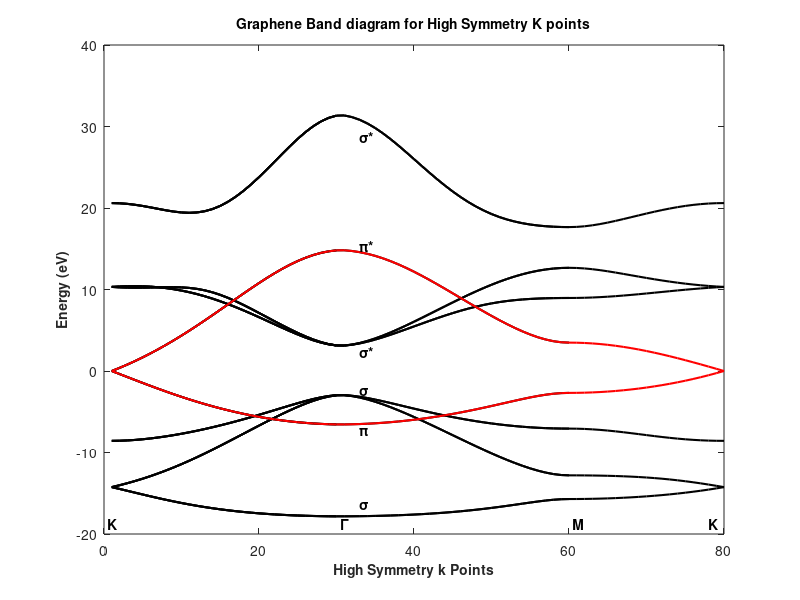

Write the MATLAB code that produced this figure. (Note: this script raises an error after producing the figure.)
clc
clear all
clear figure
a = 2.46*10^(-10);          % real lattice constant
% Parameters
Hss = -6.769; Hsp = -5.580; Hs = -5.037; Hp = -3.033;      
Sss =  0.212; Ssp =  0.102; Ss =  0.146; Sp =  0.129;
E2s = -8.868;
%%%%%%%%%%%%%%%%%%%%%%%%%%%%%%%%%%%%%%%%%%%%
%            K to Gamma                    %
%%%%%%%%%%%%%%%%%%%%%%%%%%%%%%%%%%%%%%%%%%%%
for n=1:30
    kxx = (2*pi/(sqrt(3)*a))*(1-((n-1)/30));
    kyy = ((2*pi/(3*a))*(1-((n-1)/30)));
    H=zeros(6);
    H(1,1) = E2s;
    H(1,4) = Hss*(exp(i*kxx*(a/sqrt(3))) ...
        + 2*exp(-i*kxx*(a/(2*sqrt(3))))*cos(kyy*a/2));
    H(1,5) = Hsp*(-exp(i*kxx*(a/sqrt(3))) ...
        + exp(-i*kxx*(a/(2*sqrt(3))))*cos(kyy*a/2));
    H(1,6) = -i*sqrt(3)*Hsp*exp(-i*kxx*a/...
        (2*sqrt(3)))*sin(kyy*a/2);
    H(2,4) = Hsp*(exp(i*kxx*(a/sqrt(3))) ...
        - exp(-i*kxx*(a/(2*sqrt(3))))*cos(kyy*a/2));
    H(2,5) = -Hs*exp(i*kxx*a/sqrt(3)) ...
        + (1/2)*exp(-i*kxx*a/(2*sqrt(3)))*(-Hs+3*Hp)*cos(kyy*a/2);
    H(2,6) = i*(sqrt(3)/2)*(Hs+Hp)...
        *exp(-i*kxx*a/(2*sqrt(3)))*sin(kyy*a/2);
    H(3,4) = i*sqrt(3)*Hsp*exp(-i*kxx*a/...
        (2*sqrt(3)))*sin(kyy*a/2);
    H(3,5) = i*(sqrt(3)/2)*(Hp+Hs)...
        *exp(-i*kxx*a/(2*sqrt(3)))*sin(kyy*a/2);
    H(3,6) = exp(i*kxx*a/sqrt(3))*Hp ...
        + (1/2)*exp(-i*kxx*a/(2*sqrt(3)))*(-3*Hs + Hp)*cos(kyy*a/2);
    
    H(4,1) = Hss*(exp(-i*kxx*(a/sqrt(3))) ...
        + 2*exp(i*kxx*(a/(2*sqrt(3))))*cos(kyy*a/2));
    H(4,2) = Hsp*(exp(-i*kxx*(a/sqrt(3))) ...
        - exp(i*kxx*(a/(2*sqrt(3))))*cos(kyy*a/2));
    H(4,3) = -i*sqrt(3)*Hsp*exp(i*kxx*a/(2*sqrt(3)))*sin(kyy*a/2);
    H(4,4) = E2s;
    H(5,1) = Hsp*(-exp(-i*kxx*(a/sqrt(3))) ...
        + exp(i*kxx*(a/(2*sqrt(3))))*cos(kyy*a/2));
    H(5,2) = -Hs*exp(-i*kxx*a/sqrt(3)) ...
        + (1/2)*exp(i*kxx*a/(2*sqrt(3)))*(-Hs+3*Hp)*cos(kyy*a/2);
    H(5,3) = -i*(sqrt(3)/2)*(Hp+Hs)...
        *exp(i*kxx*a/(2*sqrt(3)))*sin(kyy*a/2);
    H(6,1) = i*sqrt(3)*Hsp*exp(i*kxx*a/...
        (2*sqrt(3)))*sin(kyy*a/2);
    H(6,2) = -i*(sqrt(3)/2)*(Hs+Hp)*...
        exp(i*kxx*a/(2*sqrt(3)))*sin(kyy*a/2);
    H(6,3) = exp(-i*kxx*a/sqrt(3))*Hp + ...
        (1/2)*exp(i*kxx*a/(2*sqrt(3)))*(-3*Hs + Hp)*cos(kyy*a/2);
    S=zeros(6);
    S(1,1) = 1;
    S(1,4) = Sss*(exp(i*kxx*(a/sqrt(3))) + ...
        2*exp(-i*kxx*(a/(2*sqrt(3))))*cos(kyy*a/2));
    S(1,5) = Ssp*(-exp(i*kxx*(a/sqrt(3))) + ...
        exp(-i*kxx*(a/(2*sqrt(3))))*cos(kyy*a/2));
    S(1,6) = -i*sqrt(3)*Ssp*exp(-i*kxx*a/...
        (2*sqrt(3)))*sin(kyy*a/2);
    S(2,2) = 1;
    S(2,4) = Ssp*(exp(i*kxx*(a/sqrt(3))) - ...
        exp(-i*kxx*(a/(2*sqrt(3))))*cos(kyy*a/2));
    S(2,5) = -Ss*exp(i*kxx*a/sqrt(3)) + ...
        (1/2)*exp(-i*kxx*a/(2*sqrt(3)))*...
        (-Ss+3*Sp)*cos(kyy*a/2);
    S(2,6) = i*(sqrt(3)/2)*(Ss+Sp)*...
        exp(-i*kxx*a/(2*sqrt(3)))*sin(kyy*a/2);
    S(3,3) = 1;
    S(3,4) = i*sqrt(3)*Ssp*exp(-i*kxx*a/...
        (2*sqrt(3)))*sin(kyy*a/2);
    S(3,5) = i*(sqrt(3)/2)*(Sp+Ss)*...
        exp(-i*kxx*a/(2*sqrt(3)))*sin(kyy*a/2);
    S(3,6) = exp(i*kxx*a/sqrt(3))*Sp + ...
        (1/2)*exp(-i*kxx*a/(2*sqrt(3)))*(-3*Ss + Sp)*cos(kyy*a/2);
    S(4,1) = Sss*(exp(-i*kxx*(a/sqrt(3))) +...
        2*exp(i*kxx*(a/(2*sqrt(3))))*cos(kyy*a/2));
    S(4,2) = Ssp*(exp(-i*kxx*(a/sqrt(3))) ...
        - exp(i*kxx*(a/(2*sqrt(3))))*cos(kyy*a/2));
    S(4,3) = -i*sqrt(3)*Ssp*exp(i*kxx*a/...
        (2*sqrt(3)))*sin(kyy*a/2);
    S(4,4) = 1;
    S(5,1) = Ssp*(-exp(-i*kxx*(a/sqrt(3))) + ...
        exp(i*kxx*(a/(2*sqrt(3))))*cos(kyy*a/2));
    S(5,2) = -Ss*exp(-i*kxx*a/sqrt(3)) + ...
        (1/2)*exp(i*kxx*a/(2*sqrt(3)))*(-Ss+3*Sp)*cos(kyy*a/2);
    S(5,3) = -i*(sqrt(3)/2)*(Sp+Ss)*...
        exp(i*kxx*a/(2*sqrt(3)))*sin(kyy*a/2);
    S(5,5) = 1;  
    S(6,1) = i*sqrt(3)*Ssp*exp(i*kxx*a/(2*sqrt(3)))*sin(kyy*a/2);
    S(6,2) = -i*(sqrt(3)/2)*(Ss+Sp)*...
        exp(i*kxx*a/(2*sqrt(3)))*sin(kyy*a/2);
    S(6,3) = exp(-i*kxx*a/sqrt(3))*Sp + ...
        (1/2)*exp(i*kxx*a/(2*sqrt(3)))*(-3*Ss + Sp)*cos(kyy*a/2);
    S(6,6) = 1;
    [V,D] = eig(H,S);
    E_1(n) = D(1,1);
    E_2(n) = D(2,2);
    E_3(n) = D(3,3);
    E_4(n) = D(4,4);
    E_5(n) = D(5,5);
    E_6(n) = D(6,6);
end
plot(E_1,'color','k','LineWidth',1.5)
hold on
plot(E_2,'color','k','LineWidth',1.5)
hold on
plot(E_3,'color','k','LineWidth',1.5)
hold on
plot(E_4,'color','k','LineWidth',1.5)
hold on
plot(E_5,'color','k','LineWidth',1.5)
hold on
plot(E_6,'color','k','LineWidth',1.5)
%%%%%%%%%%%%%%%%%%%%%%%%%%%%%%%%%%%%%%%%%%%%
%            Gamma to M                    %
%%%%%%%%%%%%%%%%%%%%%%%%%%%%%%%%%%%%%%%%%%%%
for n=31:60
    kxx = (2*pi/(sqrt(3)*a))*((n-30)/30);
    kyy = (0*n);
    H=zeros(6);
    H(1,1) = E2s;
    H(1,4) = Hss*(exp(i*kxx*(a/sqrt(3))) ...
        + 2*exp(-i*kxx*(a/(2*sqrt(3))))*cos(kyy*a/2));
    H(1,5) = Hsp*(-exp(i*kxx*(a/sqrt(3))) ...
        + exp(-i*kxx*(a/(2*sqrt(3))))*cos(kyy*a/2));
    H(1,6) = -i*sqrt(3)*Hsp*exp(-i*kxx*a/...
        (2*sqrt(3)))*sin(kyy*a/2);
    H(2,4) = Hsp*(exp(i*kxx*(a/sqrt(3))) ...
        - exp(-i*kxx*(a/(2*sqrt(3))))*cos(kyy*a/2));
    H(2,5) = -Hs*exp(i*kxx*a/sqrt(3)) ...
        + (1/2)*exp(-i*kxx*a/(2*sqrt(3)))*(-Hs+3*Hp)*cos(kyy*a/2);
    H(2,6) = i*(sqrt(3)/2)*(Hs+Hp)...
        *exp(-i*kxx*a/(2*sqrt(3)))*sin(kyy*a/2);
    H(3,4) = i*sqrt(3)*Hsp*exp(-i*kxx*a/...
        (2*sqrt(3)))*sin(kyy*a/2);
    H(3,5) = i*(sqrt(3)/2)*(Hp+Hs)...
        *exp(-i*kxx*a/(2*sqrt(3)))*sin(kyy*a/2);
    H(3,6) = exp(i*kxx*a/sqrt(3))*Hp ...
        + (1/2)*exp(-i*kxx*a/(2*sqrt(3)))*(-3*Hs + Hp)*cos(kyy*a/2);
    H(4,1) = Hss*(exp(-i*kxx*(a/sqrt(3))) ...
        + 2*exp(i*kxx*(a/(2*sqrt(3))))*cos(kyy*a/2));
    H(4,2) = Hsp*(exp(-i*kxx*(a/sqrt(3))) ...
        - exp(i*kxx*(a/(2*sqrt(3))))*cos(kyy*a/2));
    H(4,3) = -i*sqrt(3)*Hsp*exp(i*kxx*a/(2*sqrt(3)))*sin(kyy*a/2);
    H(4,4) = E2s; 
    H(5,1) = Hsp*(-exp(-i*kxx*(a/sqrt(3))) ...
        + exp(i*kxx*(a/(2*sqrt(3))))*cos(kyy*a/2));
    H(5,2) = -Hs*exp(-i*kxx*a/sqrt(3)) ...
        + (1/2)*exp(i*kxx*a/(2*sqrt(3)))*(-Hs+3*Hp)*cos(kyy*a/2);
    H(5,3) = -i*(sqrt(3)/2)*(Hp+Hs)...
        *exp(i*kxx*a/(2*sqrt(3)))*sin(kyy*a/2);
    H(6,1) = i*sqrt(3)*Hsp*exp(i*kxx*a/...
        (2*sqrt(3)))*sin(kyy*a/2);
    H(6,2) = -i*(sqrt(3)/2)*(Hs+Hp)*...
        exp(i*kxx*a/(2*sqrt(3)))*sin(kyy*a/2);
    H(6,3) = exp(-i*kxx*a/sqrt(3))*Hp + ...
        (1/2)*exp(i*kxx*a/(2*sqrt(3)))*(-3*Hs + Hp)*cos(kyy*a/2);
    S=zeros(6);
    S(1,1) = 1;
    S(1,4) = Sss*(exp(i*kxx*(a/sqrt(3))) + ...
        2*exp(-i*kxx*(a/(2*sqrt(3))))*cos(kyy*a/2));
    S(1,5) = Ssp*(-exp(i*kxx*(a/sqrt(3))) + ...
        exp(-i*kxx*(a/(2*sqrt(3))))*cos(kyy*a/2));
    S(1,6) = -i*sqrt(3)*Ssp*exp(-i*kxx*a/...
        (2*sqrt(3)))*sin(kyy*a/2);
    S(2,2) = 1;
    S(2,4) = Ssp*(exp(i*kxx*(a/sqrt(3))) - ...
        exp(-i*kxx*(a/(2*sqrt(3))))*cos(kyy*a/2));
    S(2,5) = -Ss*exp(i*kxx*a/sqrt(3)) + ...
        (1/2)*exp(-i*kxx*a/(2*sqrt(3)))*...
        (-Ss+3*Sp)*cos(kyy*a/2);
    S(2,6) = i*(sqrt(3)/2)*(Ss+Sp)*...
        exp(-i*kxx*a/(2*sqrt(3)))*sin(kyy*a/2);
    S(3,3) = 1;
    S(3,4) = i*sqrt(3)*Ssp*exp(-i*kxx*a/...
        (2*sqrt(3)))*sin(kyy*a/2);
    S(3,5) = i*(sqrt(3)/2)*(Sp+Ss)*...
        exp(-i*kxx*a/(2*sqrt(3)))*sin(kyy*a/2);
    S(3,6) = exp(i*kxx*a/sqrt(3))*Sp + ...
        (1/2)*exp(-i*kxx*a/(2*sqrt(3)))*(-3*Ss + Sp)*cos(kyy*a/2);
    S(4,1) = Sss*(exp(-i*kxx*(a/sqrt(3))) +...
        2*exp(i*kxx*(a/(2*sqrt(3))))*cos(kyy*a/2));
    S(4,2) = Ssp*(exp(-i*kxx*(a/sqrt(3))) ...
        - exp(i*kxx*(a/(2*sqrt(3))))*cos(kyy*a/2));
    S(4,3) = -i*sqrt(3)*Ssp*exp(i*kxx*a/...
        (2*sqrt(3)))*sin(kyy*a/2);
    S(4,4) = 1;
    S(5,1) = Ssp*(-exp(-i*kxx*(a/sqrt(3))) + ...
        exp(i*kxx*(a/(2*sqrt(3))))*cos(kyy*a/2));
    S(5,2) = -Ss*exp(-i*kxx*a/sqrt(3)) + ...
        (1/2)*exp(i*kxx*a/(2*sqrt(3)))*(-Ss+3*Sp)*cos(kyy*a/2);
    S(5,3) = -i*(sqrt(3)/2)*(Sp+Ss)*...
        exp(i*kxx*a/(2*sqrt(3)))*sin(kyy*a/2);
    S(5,5) = 1;
    S(6,1) = i*sqrt(3)*Ssp*exp(i*kxx*a/(2*sqrt(3)))*sin(kyy*a/2);
    S(6,2) = -i*(sqrt(3)/2)*(Ss+Sp)*...
        exp(i*kxx*a/(2*sqrt(3)))*sin(kyy*a/2);
    S(6,3) = exp(-i*kxx*a/sqrt(3))*Sp + ...
        (1/2)*exp(i*kxx*a/(2*sqrt(3)))*(-3*Ss + Sp)*cos(kyy*a/2);
    S(6,6) = 1;
    [V,D] = eig(H,S);
    E_1(n) = D(1,1);
    E_2(n) = D(2,2);
    E_3(n) = D(3,3);
    E_4(n) = D(4,4);
    E_5(n) = D(5,5);
    E_6(n) = D(6,6);
end
plot(E_1,'color','k','LineWidth',1.5)
hold on
plot(E_2,'color','k','LineWidth',1.5)
hold on
plot(E_3,'color','k','LineWidth',1.5)
hold on
plot(E_4,'color','k','LineWidth',1.5)
hold on
plot(E_5,'color','k','LineWidth',1.5)
hold on
plot(E_6,'color','k','LineWidth',1.5)
%%%%%%%%%%%%%%%%%%%%%%%%%%%%%%%%%%%%%%%%%%%%
%            M to K                        %
%%%%%%%%%%%%%%%%%%%%%%%%%%%%%%%%%%%%%%%%%%%%
for n=61:80
    kxx = (2*pi/(sqrt(3)*a));
    kyy = ((2*pi/(3*a))*((n-60)/20));
        H=zeros(6);
    H(1,1) = E2s;
    H(1,4) = Hss*(exp(i*kxx*(a/sqrt(3))) ...
        + 2*exp(-i*kxx*(a/(2*sqrt(3))))*cos(kyy*a/2));
    H(1,5) = Hsp*(-exp(i*kxx*(a/sqrt(3))) ...
        + exp(-i*kxx*(a/(2*sqrt(3))))*cos(kyy*a/2));
    H(1,6) = -i*sqrt(3)*Hsp*exp(-i*kxx*a/...
        (2*sqrt(3)))*sin(kyy*a/2);
    H(2,4) = Hsp*(exp(i*kxx*(a/sqrt(3))) ...
        - exp(-i*kxx*(a/(2*sqrt(3))))*cos(kyy*a/2));
    H(2,5) = -Hs*exp(i*kxx*a/sqrt(3)) ...
        + (1/2)*exp(-i*kxx*a/(2*sqrt(3)))*(-Hs+3*Hp)*cos(kyy*a/2);
    H(2,6) = i*(sqrt(3)/2)*(Hs+Hp)...
        *exp(-i*kxx*a/(2*sqrt(3)))*sin(kyy*a/2);
    H(3,4) = i*sqrt(3)*Hsp*exp(-i*kxx*a/...
        (2*sqrt(3)))*sin(kyy*a/2);
    H(3,5) = i*(sqrt(3)/2)*(Hp+Hs)...
        *exp(-i*kxx*a/(2*sqrt(3)))*sin(kyy*a/2);
    H(3,6) = exp(i*kxx*a/sqrt(3))*Hp ...
        + (1/2)*exp(-i*kxx*a/(2*sqrt(3)))*(-3*Hs + Hp)*cos(kyy*a/2);
    H(4,1) = Hss*(exp(-i*kxx*(a/sqrt(3))) ...
        + 2*exp(i*kxx*(a/(2*sqrt(3))))*cos(kyy*a/2));
    H(4,2) = Hsp*(exp(-i*kxx*(a/sqrt(3))) ...
        - exp(i*kxx*(a/(2*sqrt(3))))*cos(kyy*a/2));
    H(4,3) = -i*sqrt(3)*Hsp*exp(i*kxx*a/(2*sqrt(3)))*sin(kyy*a/2);
    H(4,4) = E2s;
    H(5,1) = Hsp*(-exp(-i*kxx*(a/sqrt(3))) ...
        + exp(i*kxx*(a/(2*sqrt(3))))*cos(kyy*a/2));
    H(5,2) = -Hs*exp(-i*kxx*a/sqrt(3)) ...
        + (1/2)*exp(i*kxx*a/(2*sqrt(3)))*(-Hs+3*Hp)*cos(kyy*a/2);
    H(5,3) = -i*(sqrt(3)/2)*(Hp+Hs)...
        *exp(i*kxx*a/(2*sqrt(3)))*sin(kyy*a/2);
    H(6,1) = i*sqrt(3)*Hsp*exp(i*kxx*a/...
        (2*sqrt(3)))*sin(kyy*a/2);
    H(6,2) = -i*(sqrt(3)/2)*(Hs+Hp)*...
        exp(i*kxx*a/(2*sqrt(3)))*sin(kyy*a/2);
    H(6,3) = exp(-i*kxx*a/sqrt(3))*Hp + ...
        (1/2)*exp(i*kxx*a/(2*sqrt(3)))*(-3*Hs + Hp)*cos(kyy*a/2);
    S=zeros(6);
    S(1,1) = 1;
    S(1,4) = Sss*(exp(i*kxx*(a/sqrt(3))) + ...
        2*exp(-i*kxx*(a/(2*sqrt(3))))*cos(kyy*a/2));
    S(1,5) = Ssp*(-exp(i*kxx*(a/sqrt(3))) + ...
        exp(-i*kxx*(a/(2*sqrt(3))))*cos(kyy*a/2));
    S(1,6) = -i*sqrt(3)*Ssp*exp(-i*kxx*a/...
        (2*sqrt(3)))*sin(kyy*a/2);
    S(2,2) = 1;
    S(2,4) = Ssp*(exp(i*kxx*(a/sqrt(3))) - ...
        exp(-i*kxx*(a/(2*sqrt(3))))*cos(kyy*a/2));
    S(2,5) = -Ss*exp(i*kxx*a/sqrt(3)) + ...
        (1/2)*exp(-i*kxx*a/(2*sqrt(3)))*...
        (-Ss+3*Sp)*cos(kyy*a/2);
    S(2,6) = i*(sqrt(3)/2)*(Ss+Sp)*...
        exp(-i*kxx*a/(2*sqrt(3)))*sin(kyy*a/2);
    S(3,3) = 1;
    S(3,4) = i*sqrt(3)*Ssp*exp(-i*kxx*a/...
        (2*sqrt(3)))*sin(kyy*a/2);
    S(3,5) = i*(sqrt(3)/2)*(Sp+Ss)*...
        exp(-i*kxx*a/(2*sqrt(3)))*sin(kyy*a/2);
    S(3,6) = exp(i*kxx*a/sqrt(3))*Sp + ...
        (1/2)*exp(-i*kxx*a/(2*sqrt(3)))*(-3*Ss + Sp)*cos(kyy*a/2);
    S(4,1) = Sss*(exp(-i*kxx*(a/sqrt(3))) +...
        2*exp(i*kxx*(a/(2*sqrt(3))))*cos(kyy*a/2));
    S(4,2) = Ssp*(exp(-i*kxx*(a/sqrt(3))) ...
        - exp(i*kxx*(a/(2*sqrt(3))))*cos(kyy*a/2));
    S(4,3) = -i*sqrt(3)*Ssp*exp(i*kxx*a/...
        (2*sqrt(3)))*sin(kyy*a/2);
    S(4,4) = 1;
    S(5,1) = Ssp*(-exp(-i*kxx*(a/sqrt(3))) + ...
        exp(i*kxx*(a/(2*sqrt(3))))*cos(kyy*a/2));
    S(5,2) = -Ss*exp(-i*kxx*a/sqrt(3)) + ...
        (1/2)*exp(i*kxx*a/(2*sqrt(3)))*(-Ss+3*Sp)*cos(kyy*a/2);
    S(5,3) = -i*(sqrt(3)/2)*(Sp+Ss)*...
        exp(i*kxx*a/(2*sqrt(3)))*sin(kyy*a/2);
    S(5,5) = 1;
    S(6,1) = i*sqrt(3)*Ssp*exp(i*kxx*a/(2*sqrt(3)))*sin(kyy*a/2);
    S(6,2) = -i*(sqrt(3)/2)*(Ss+Sp)*...
        exp(i*kxx*a/(2*sqrt(3)))*sin(kyy*a/2);
    S(6,3) = exp(-i*kxx*a/sqrt(3))*Sp + ...
        (1/2)*exp(i*kxx*a/(2*sqrt(3)))*(-3*Ss + Sp)*cos(kyy*a/2);
    S(6,6) = 1;  
    [V,D] = eig(H,S);
    E_1(n) = D(1,1);
    E_2(n) = D(2,2);
    E_3(n) = D(3,3);
    E_4(n) = D(4,4);
    E_5(n) = D(5,5);
    E_6(n) = D(6,6);
end
plot(E_1,'color','k','LineWidth',1.5)
hold on
plot(E_2,'color','k','LineWidth',1.5)
hold on
plot(E_3,'color','k','LineWidth',1.5)
hold on
plot(E_4,'color','k','LineWidth',1.5)
hold on
plot(E_5,'color','k','LineWidth',1.5)
hold on
plot(E_6,'color','k','LineWidth',1.5)
%%%%%%%%%%%%%%%%%%%%%%%%%%%%%%%%%%%%%%%%%%
%               Pi Bands                 %
%%%%%%%%%%%%%%%%%%%%%%%%%%%%%%%%%%%%%%%%%%
clc
clear all
clear figure
a = 2.46*10^(-10);          % real lattice constant
t = -3.033; s = 0.129;      % Parameters
%%%%%%%%%%%%%%%%%%%%%%%%%%%%%%%%%%%%%%%%%%
%             K to Gamma                 %
%%%%%%%%%%%%%%%%%%%%%%%%%%%%%%%%%%%%%%%%%%
for n=1:30
    kxx = (2*pi/(sqrt(3)*a))*(1-((n-1)/30));
    kyy = ((2*pi/(3*a))*(1-((n-1)/30)));
    fk = exp(1i*kxx*(a/sqrt(3))) + ...
        2*exp(-1i*kxx*(a/(2*sqrt(3))))*cos(kyy*(a/2));
    fk_conj = exp(-1i*kxx*(a/sqrt(3))) ...
        + 2*exp(1i*kxx*(a/(2*sqrt(3))))*cos(kyy*(a/2));
    H=zeros(2);
    H(1,2) = t*fk;
    H(2,1) = t*fk_conj;
    S=ones(2);
    S(1,2) = s*fk;
    S(2,1) = s*fk_conj;
    [V,D] = eig(H,S);
    E_1(n) = D(1,1);
    E_2(n) = D(2,2);  
end
plot(E_1,'color','k','LineWidth',1.5)
hold on
plot(E_2,'color','k','LineWidth',1.5)
hold on
%%%%%%%%%%%%%%%%%%%%%%%%%%%%%%%%%%%%%%%%%%
%             Gamma to M                 %
%%%%%%%%%%%%%%%%%%%%%%%%%%%%%%%%%%%%%%%%%%
for n=31:60
    kxx = (2*pi/(sqrt(3)*a))*((n-30)/30);
    kyy = (0*n);
    fk = exp(1i*kxx*(a/sqrt(3))) + ...
        2*exp(-1i*kxx*(a/(2*sqrt(3))))*cos(kyy*(a/2));
    fk_conj = exp(-1i*kxx*(a/sqrt(3))) ...
        + 2*exp(1i*kxx*(a/(2*sqrt(3))))*cos(kyy*(a/2));    
    H=zeros(2);
    H(1,2) = t*fk;
    H(2,1) = t*fk_conj;    
    S=ones(2);
    S(1,2) = s*fk;
    S(2,1) = s*fk_conj;    
    [V,D] = eig(H,S);
    E_1(n) = D(1,1);
    E_2(n) = D(2,2);
end
plot(E_1,'color','k','LineWidth',1.5)
hold on
plot(E_2,'color','k','LineWidth',1.5)
hold on
%%%%%%%%%%%%%%%%%%%%%%%%%%%%%%%%%%%%%%%%%%
%             M to K                     %
%%%%%%%%%%%%%%%%%%%%%%%%%%%%%%%%%%%%%%%%%%
for n=61:80
    kxx = (2*pi/(sqrt(3)*a));
    kyy = ((2*pi/(3*a))*((n-60)/20));
    fk = exp(1i*kxx*(a/sqrt(3))) + ...
        2*exp(-1i*kxx*(a/(2*sqrt(3))))*cos(kyy*(a/2));
    fk_conj = exp(-1i*kxx*(a/sqrt(3))) ...
        + 2*exp(1i*kxx*(a/(2*sqrt(3))))*cos(kyy*(a/2));    
    H=zeros(2);
    H(1,2) = t*fk;
    H(2,1) = t*fk_conj;   
    S=ones(2);
    S(1,2) = s*fk;
    S(2,1) = s*fk_conj;    
    [V,D] = eig(H,S);
    E_1(n) = D(1,1);
    E_2(n) = D(2,2);
end
plot(E_1,'color','r','LineWidth',1.5)
hold on
plot(E_2,'color','r','LineWidth',1.5)
hold on
%%%%%%%%%%%%%%%%%%%%%%%%%%%%%%%%%%%%%%%%%%
%             Graph Settin               %
%%%%%%%%%%%%%%%%%%%%%%%%%%%%%%%%%%%%%%%%%%
title('Graphene Band diagram for High Symmetry K points','FontSize'...
    ,10,'FontWeight','bold')
mylabelx=[0.5, 30.5 , 60.5,78, 33, 33, 33 , 33 , 33 , 33 ];
mylabely=[-19.5,-19.5,-19.5,-19.5, -8 , 14.5, -17 , -3 ,1.7, 28 ];
labels = {'K','\Gamma','M','K', '\pi', '\pi*' ,'\sigma', ...
    '\sigma' , '\sigma*' , '\sigma*' };
text(mylabelx,mylabely,labels,'VerticalAlignment',...
    'bottom','FontSize',10,'FontWeight','bold')
ylabel('Energy (eV)','FontSize',10,'FontWeight','bold')
xlabel('High Symmetry k Points','FontSize',10,'FontWeight','bold')
xline(30)
xline(60)
xline(80)
yline(0, 'g')
set(gca,'XTick',[])